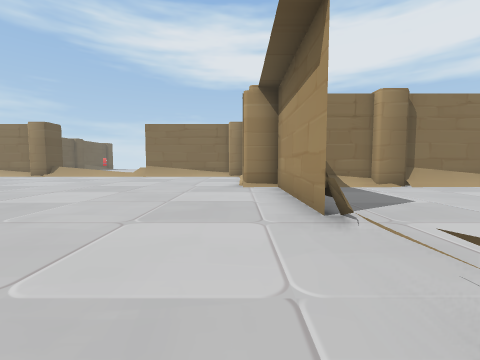
view 1 (above)

17 first-person views from a walk through a Unity game level. The camera is 1.4 m above the floor, tilts 4° down and sees 90° across. The floor is counted in squares, 2 m on a side. Each view is taken from the middle of a square. On the plan, view 1 faces up. The plan holds only what a view shows up to about 9 squares ahead; the rest is blank. The player is left out.

view 2
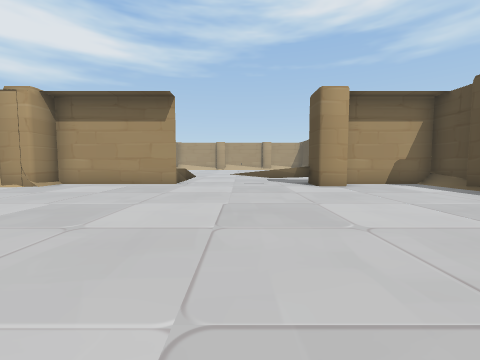

view 3
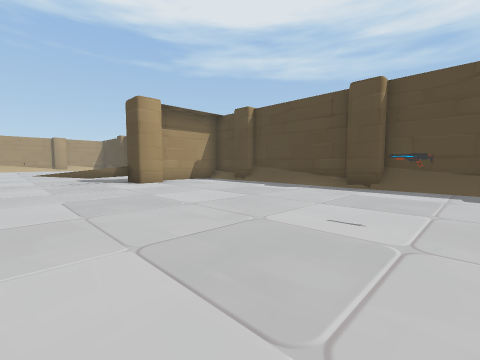

view 4
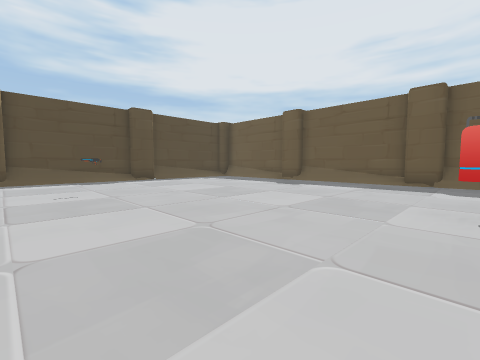

view 5
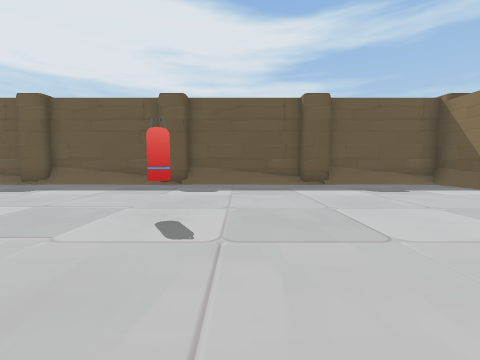

view 6
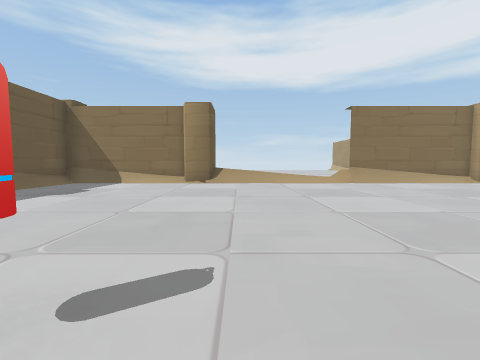

view 7
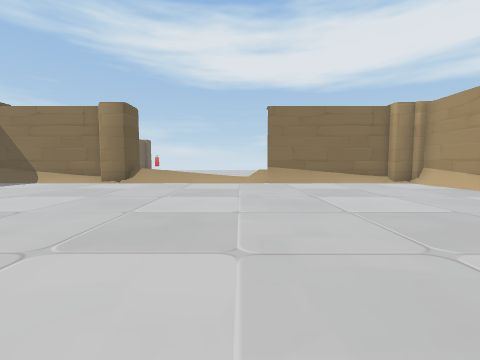

view 8
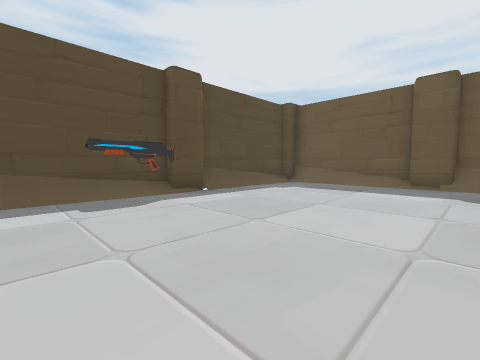

view 9
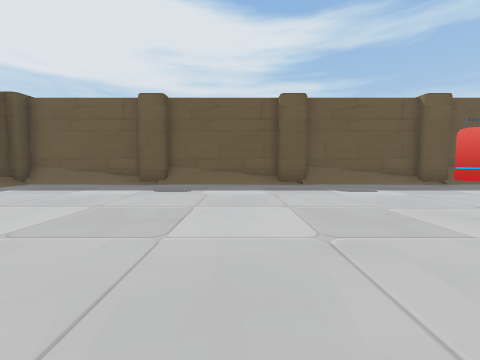

view 10
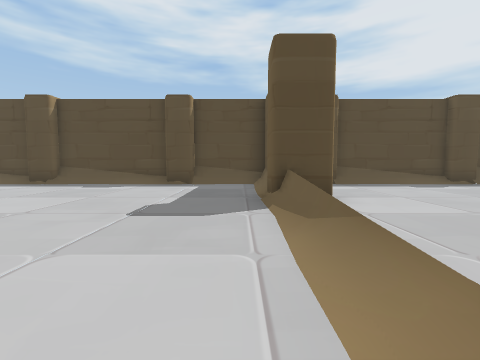

view 11
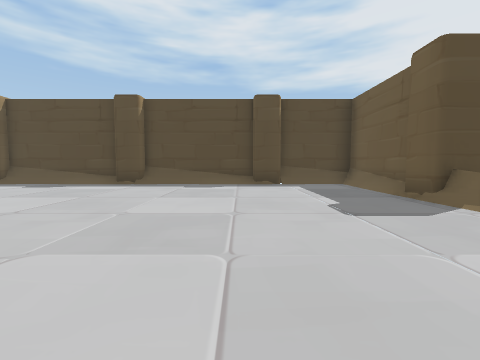

view 12
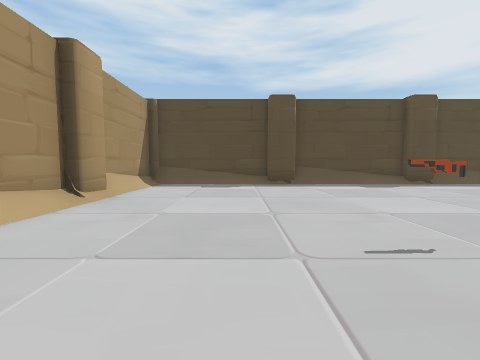

view 13
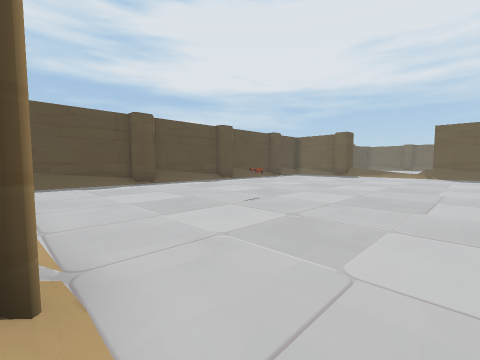

view 14
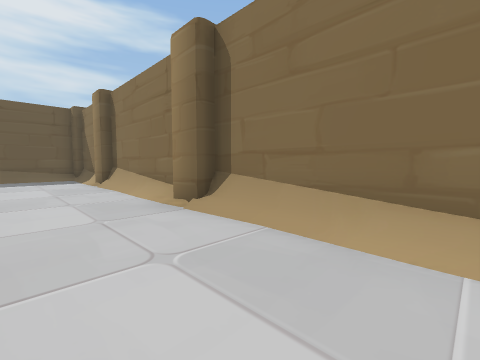

view 15
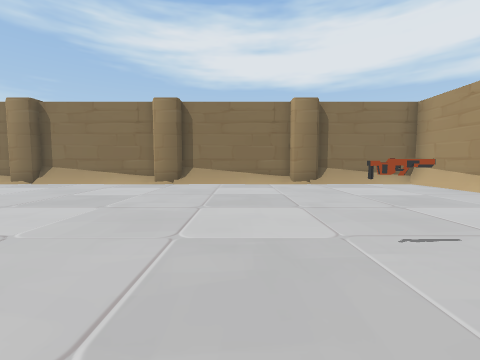

view 16
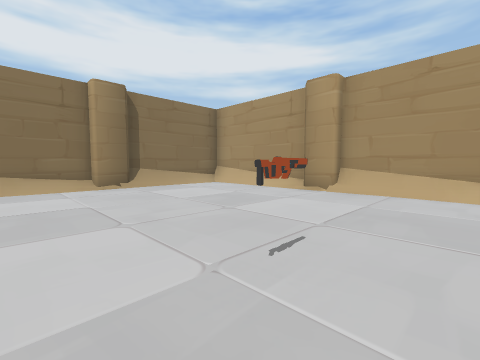

view 17
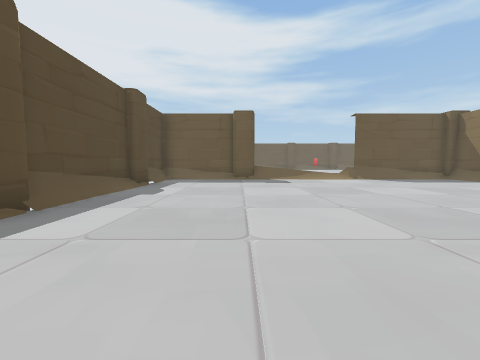

### Floor plan
Key: @ floor where view 1 was taken; # wall or solid block; . main floor; : floor 0.25 m higher than the main floor; / step, stairs or slope; = window, fence, low wall or low ledge; O other object.
Columns run from 16 left of view 1 to 19 right of it. Each row starts with its distance up from view 1.
 13 #######===.#######
 12 #/...............#
 11 #/...............#
 10 #/...............
  9 ##...............
  8 ##...............##################
  7 #/...............#////////////////#
  6 #/...............#................##
  5 #/....O..........#................/#
  4 ##...............#................/#
  3 #/...............#................##
  2 #/................................#
  1 #/...............=...........O....##
  0 #/..............@=................/#
 -1 ##...............=................/#
 -2 #/...............#................##
 -3 #/...............#................##
 -4 #/...............#................/#
 -5 #:///////////////#////////////////:#
 -6 ####################################

Positions as (right, up) in squares from view 1, and headings:
1: (0, 0), facing up
2: (-7, 1), facing right
3: (-8, 2), facing down-right
4: (-6, 5), facing down-left
5: (-7, 6), facing left
6: (-9, 4), facing up
7: (-6, 4), facing up
8: (-7, 0), facing down-left
9: (-7, 2), facing left
10: (2, 3), facing down
11: (5, 3), facing down
12: (15, 3), facing down
13: (18, 5), facing down-left
14: (13, 5), facing up-left
15: (12, -1), facing up
16: (12, 0), facing up-right
17: (12, -2), facing left
